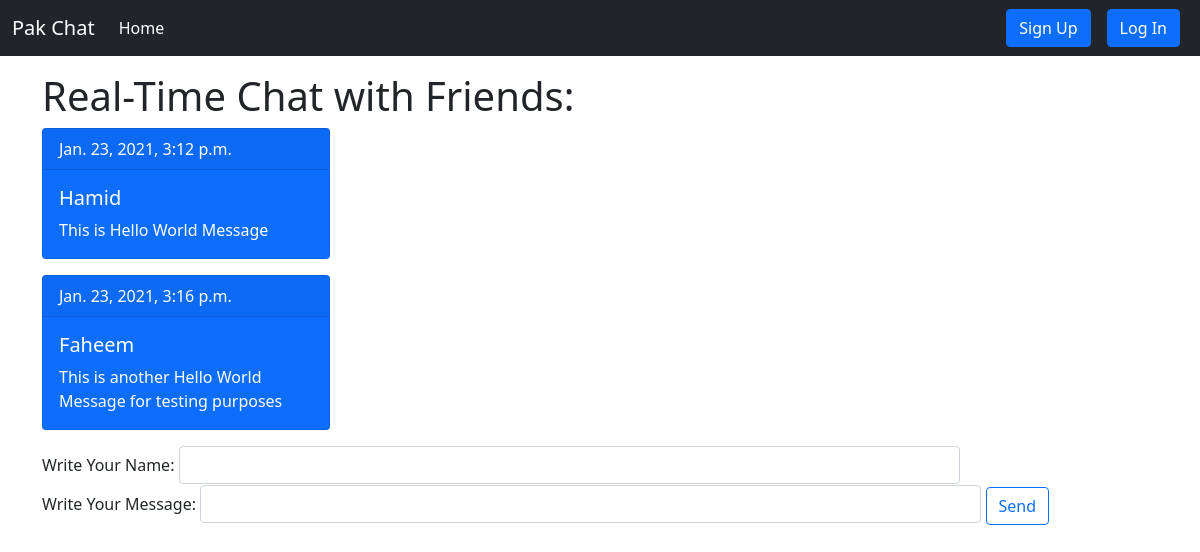
Page /messages on the earlier database version.
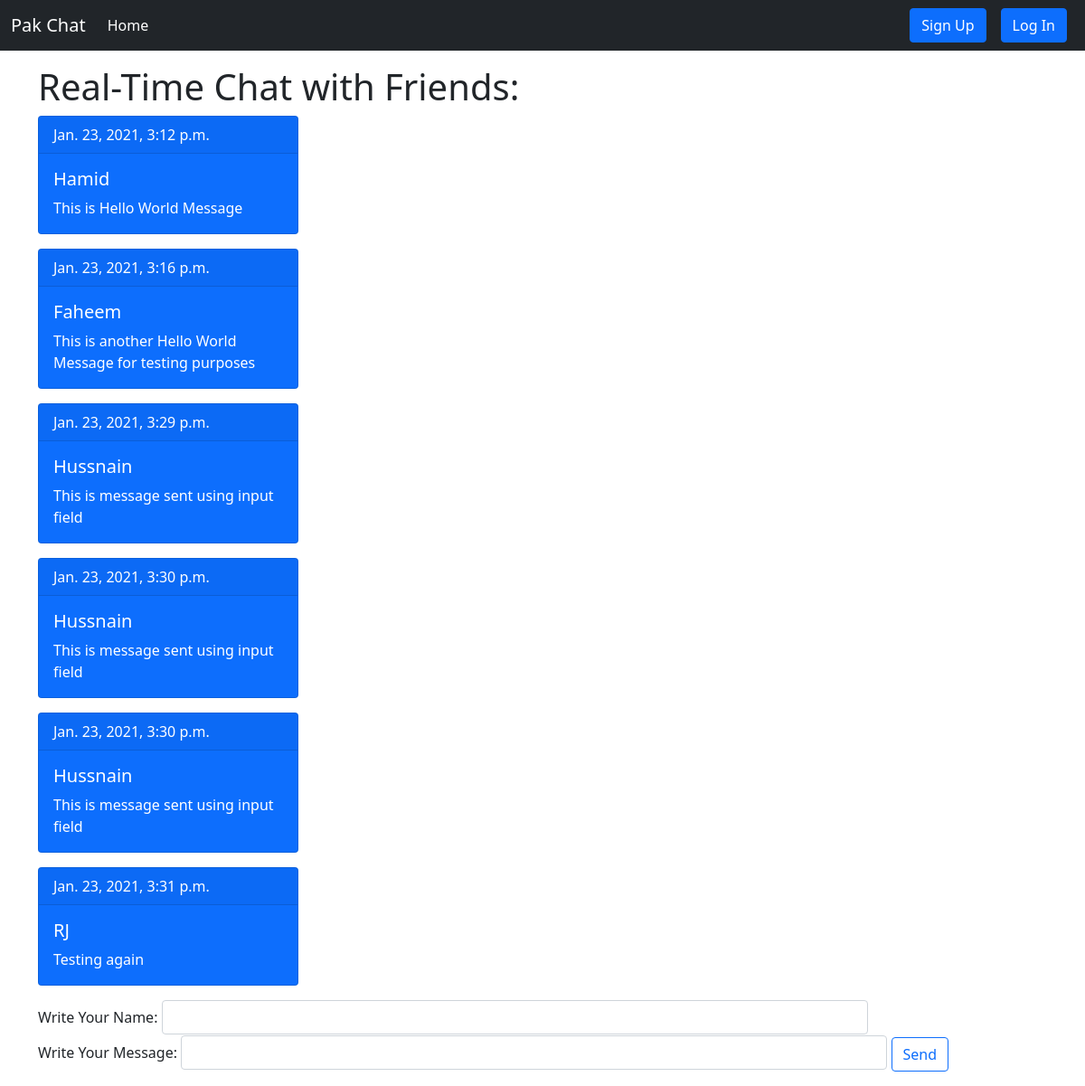
Same page on the later database version.
### chat_module/models.py (models this page shows)
class message(models.Model):
	message_id = models.IntegerField(primary_key=True)
	user = models.CharField(max_length=50)
	message = models.CharField(max_length=500)
	timestamp = models.DateTimeField(auto_now_add=True)
	def __str__(self):
		return self.user

### chat_module/views.py (the view)
# urls.py: path("messages", views.messages, name="messages"),
def messages(request):
	if request.method == "POST":
		userMessage = request.POST.get("message")
		user = request.POST.get("user")
		addMessage = message(user=user, message=userMessage)
		addMessage.save()
		return redirect("messages")
	else:
		allMessages = message.objects.all()
		print(allMessages)
		context = {
		'messages': allMessages
		}
		return render(request, "messages.html", context)

### templates/messages.html (shortened to what this page needs)
{% extends "basic.html" %}
{% block body %}
<div class="my-3 container">
	<h1>Real-Time Chat with Friends: </h1>
	{% for message in messages %}
	<div class="card text-white bg-primary mb-3" style="max-width: 18rem;">
  <div class="card-header">{{ message.timestamp }}</div>
  <div class="card-body">
    <h5 class="card-title">{{ message.user }}</h5>
    <p class="card-text">{{ message.message }}</p>
  </div>
</div>
	{% endfor %}
</div>
<section class="my-3 container" id="messageSection">
		<form action="" method="POST">
			<label for="message" class="form-label">Write Your Name:</label>
            <input type="text" name="user" class="form-control" id="user">
            <br>
            <label for="message" class="form-label">Write Your Message:</label>
            <input type="text" name="message" class="form-control" id="message">
            <input type="submit" class="btn btn-outline-primary" value="Send">
        </form>
</section>
{% endblock %}

### templates/basic.html (shortened to what this page needs)
<!DOCTYPE html>
<html lang="en">
  <head>
    <link
      href="https://cdn.jsdelivr.net/npm/bootstrap@5.0.0-beta1/dist/css/bootstrap.min.css"
      rel="stylesheet"
    />
  </head>
  <body>
    <nav class="navbar navbar-expand-lg navbar-dark bg-dark">
      <div class="container-fluid">
        <a class="navbar-brand" href="/">Pak Chat</a>
        <div class="collapse navbar-collapse" id="navbarSupportedContent">
          <ul class="navbar-nav me-auto mb-2 mb-lg-0">
            <li class="nav-item">
              <a class="nav-link active" aria-current="page" href="/">Home</a>
            </li>
          </ul>
          {% if user.is_authenticated %}
          <p style="color: white">logged in as: {{ request.user }}</p>
          <a href="/logout" class="btn btn-primary btn-sm">Logout</a>
          {% else %}
          <button type="button" class="mx-2 btn btn-primary" data-bs-toggle="modal" data-bs-target="#signup">
            Sign Up
          </button>
          <button type="button" class="mx-2 btn btn-primary" data-bs-toggle="modal" data-bs-target="#login">
            Log In
          </button>
          {% endif %}
        </div>
      </div>
    </nav>
  {% block body %}
  {% endblock %}
  </body>
</html>

Differences in the rows shown:
added message: timestamp "Jan. 23, 2021, 3:29 p.m.", user "Hussnain", message "This is message sent using input field"
added message: timestamp "Jan. 23, 2021, 3:30 p.m.", user "Hussnain", message "This is message sent using input field"
added message: timestamp "Jan. 23, 2021, 3:30 p.m.", user "Hussnain", message "This is message sent using input field"
added message: timestamp "Jan. 23, 2021, 3:31 p.m.", user "RJ", message "Testing again"
